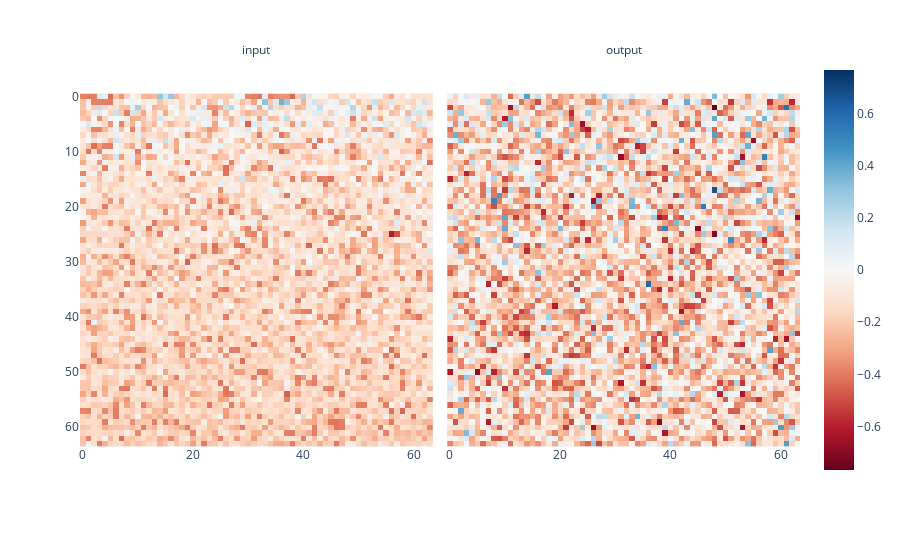

Notebook code for this chart:
### Markdown cell above
That makes way less sense. Let's try to look if there's a pattern on the tokens it activates strongly on.

### Code cell
input_mean = diag[1].mean(1).view(64, 64)
output_mean = diag[1].mean(0).view(64, 64)

fig = px.imshow(torch.stack((input_mean, output_mean)), facet_col=0, **color)
fig.layout.annotations[0].update(text="input")
fig.layout.annotations[1].update(text="output")

fig

### Figure 1 — Plotly figure (JSON) as saved in the notebook; plotly's stock layout.template omitted (floating-point values rounded to 4 significant figures; data arrays with more than 128 entries replaced by an {"elided": "..."} marker saying what was removed)
{"data": [{"coloraxis": "coloraxis", "hovertemplate": "x: %{x}<br>y: %{y}<br>color: %{z}<extra></extra>", "name": "0", "type": "heatmap", "xaxis": "x", "yaxis": "y", "z": {"elided": "64x64 float values"}}, {"coloraxis": "coloraxis", "hovertemplate": "x: %{x}<br>y: %{y}<br>color: %{z}<extra></extra>", "name": "1", "type": "heatmap", "xaxis": "x2", "yaxis": "y2", "z": {"elided": "64x64 float values"}}], "layout": {"annotations": [{"font": {}, "showarrow": false, "text": "input", "x": 0.245, "xanchor": "center", "xref": "paper", "y": 1, "yanchor": "bottom", "yref": "paper"}, {"font": {}, "showarrow": false, "text": "output", "x": 0.755, "xanchor": "center", "xref": "paper", "y": 1, "yanchor": "bottom", "yref": "paper"}], "coloraxis": {"cmid": 0, "colorscale": [[0, "rgb(103,0,31)"], [0.1, "rgb(178,24,43)"], [0.2, "rgb(214,96,77)"], [0.3, "rgb(244,165,130)"], [0.4, "rgb(253,219,199)"], [0.5, "rgb(247,247,247)"], [0.6, "rgb(209,229,240)"], [0.7, "rgb(146,197,222)"], [0.8, "rgb(67,147,195)"], [0.9, "rgb(33,102,172)"], [1, "rgb(5,48,97)"]]}, "margin": {"t": 60}, "xaxis": {"anchor": "y", "constrain": "domain", "domain": [0, 0.49], "scaleanchor": "y"}, "xaxis2": {"anchor": "y2", "domain": [0.51, 1], "matches": "x"}, "yaxis": {"anchor": "x", "autorange": "reversed", "constrain": "domain", "domain": [0, 1]}, "yaxis2": {"anchor": "x2", "domain": [0, 1], "matches": "y", "showticklabels": false}}}
